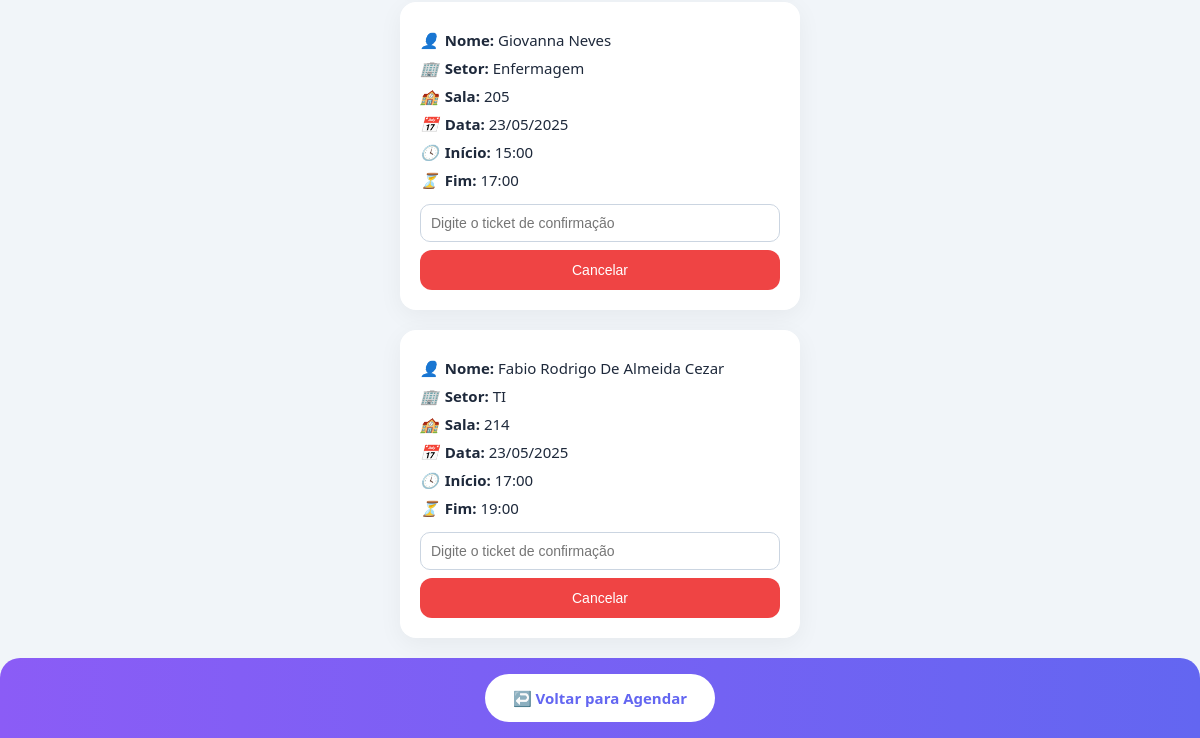
The page /meus-agendamentos (lower part) on the database as committed earlier.
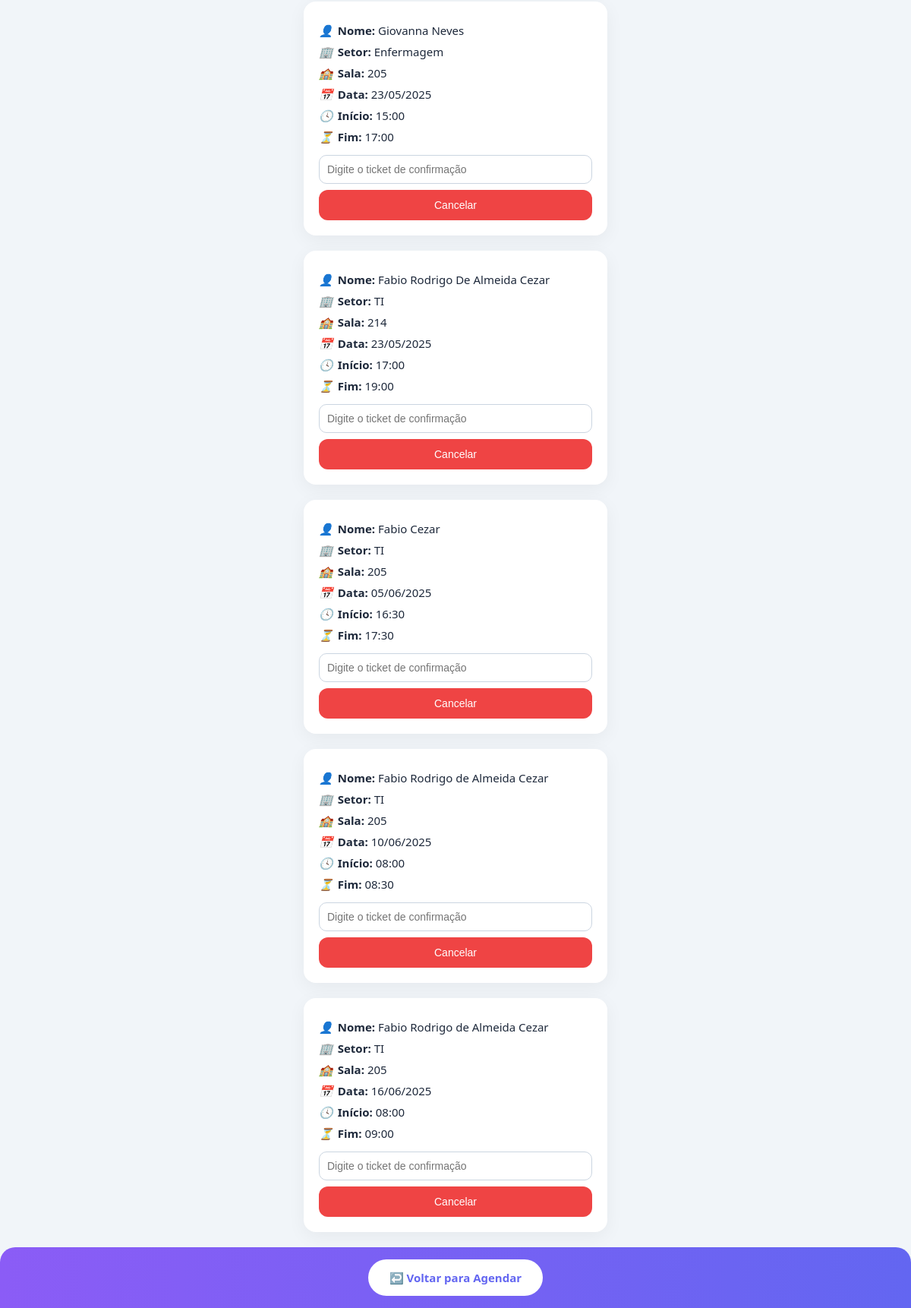
The same page on the database as committed later.
### app/agendamento.py (models this page shows)
class Agendamento(db.Model):
    id = db.Column(db.Integer, primary_key=True)
    nome = db.Column(db.String(100), nullable=False)
    telefone = db.Column(db.String(20), nullable=False)
    setor = db.Column(db.String(100), nullable=False)
    sala = db.Column(db.String(10), nullable=False)
    data = db.Column(db.String(10), nullable=False)
    inicio = db.Column(db.DateTime, nullable=False)
    fim = db.Column(db.DateTime, nullable=False)
    ticket = db.Column(db.String(12), unique=True, nullable=False, default=lambda: uuid.uuid4().hex[:8])

### app/agendamento.py (the view, shortened to what this page needs)
@app.route("/meus-agendamentos")
def meus_agendamentos():
    nome = request.args.get("nome", "").strip()
    data = request.args.get("data", "").strip()
    agendamentos = []
    if nome and data:
        try:
            data_dt = datetime.strptime(data, "%Y-%m-%d")
            agendamentos = Agendamento.query.filter(
                Agendamento.nome.ilike(f"%{nome}%"),
                Agendamento.data == data
            ).order_by(Agendamento.data, Agendamento.inicio).all()
            data_formatada = data_dt.strftime("%d/%m/%Y")
        except ValueError:
            data_formatada = ""
    elif nome:
        agendamentos = Agendamento.query.filter(
            Agendamento.nome.ilike(f"%{nome}%")
        ).order_by(Agendamento.data, Agendamento.inicio).all()
        data_formatada = ""
    else:
        agendamentos = Agendamento.query.order_by(Agendamento.data, Agendamento.inicio).all()
        data_formatada = ""
    for a in agendamentos:
        try:
            a.data_formatada = datetime.strptime(a.data, "%Y-%m-%d").strftime("%d/%m/%Y")
        except ValueError:
            a.data_formatada = a.data
    return render_template("meus_agendamentos.html", agendamentos=agendamentos, data_formatada=data_formatada)

### app/agendamento.py (called while the page is built)
@app.after_request
def add_header(response):
    response.headers["Cache-Control"] = "no-store, no-cache, must-revalidate, max-age=0"
    return response

### app/templates/meus_agendamentos.html (shortened to what this page needs)
<!DOCTYPE html>
<html lang="pt-BR">
<head>
  <link href="https://cdn.jsdelivr.net/npm/flatpickr/dist/flatpickr.min.css" rel="stylesheet">
  <link href="https://cdn.jsdelivr.net/npm/flatpickr/dist/themes/airbnb.css" rel="stylesheet">
</head>
<body>
  {% if agendamentos %}
    {% for a in agendamentos %}
      <div class="card" data-nome="{{ a.nome|lower }}">
        <p><i>👤</i><strong>Nome:</strong> {{ a.nome }}</p>
        <p><i>🏢</i><strong>Setor:</strong> {{ a.setor }}</p>
        <p><i>🏫</i><strong>Sala:</strong> {{ a.sala }}</p>
        <p><i>📅</i><strong>Data:</strong> {{ a.data_formatada }}</p>
        <p><i>🕓</i><strong>Início:</strong> {{ a.inicio.strftime('%H:%M') }}</p>
        <p><i>⏳</i><strong>Fim:</strong> {{ a.fim.strftime('%H:%M') }}</p>
        <form method="POST" action="{{ url_for('cancelar_por_ticket', id=a.id) }}">
          <input type="text" name="ticket" placeholder="Digite o ticket de confirmação" required>
          <button type="submit">Cancelar</button>
        </form>
      </div>
    {% endfor %}
  {% else %}
    <p style="color: #475569; margin-top: 60px;">Nenhum agendamento encontrado para esse nome.</p>
  {% endif %}
  <div class="bottom-bar">
    <a href="{{ url_for('agendar') }}">↩️ Voltar para Agendar</a>
  </div>
</body>
</html>

Rows that differ between the two databases and show on the page:
added Agendamento: nome "Fabio Cezar", setor "TI", sala "205", data_formatada "05/06/2025", inicio "16:30", fim "17:30"
added Agendamento: nome "Fabio Rodrigo de Almeida Cezar", setor "TI", sala "205", data_formatada "10/06/2025", inicio "08:00", fim "08:30"
added Agendamento: nome "Fabio Rodrigo de Almeida Cezar", setor "TI", sala "205", data_formatada "16/06/2025", inicio "08:00", fim "09:00"
